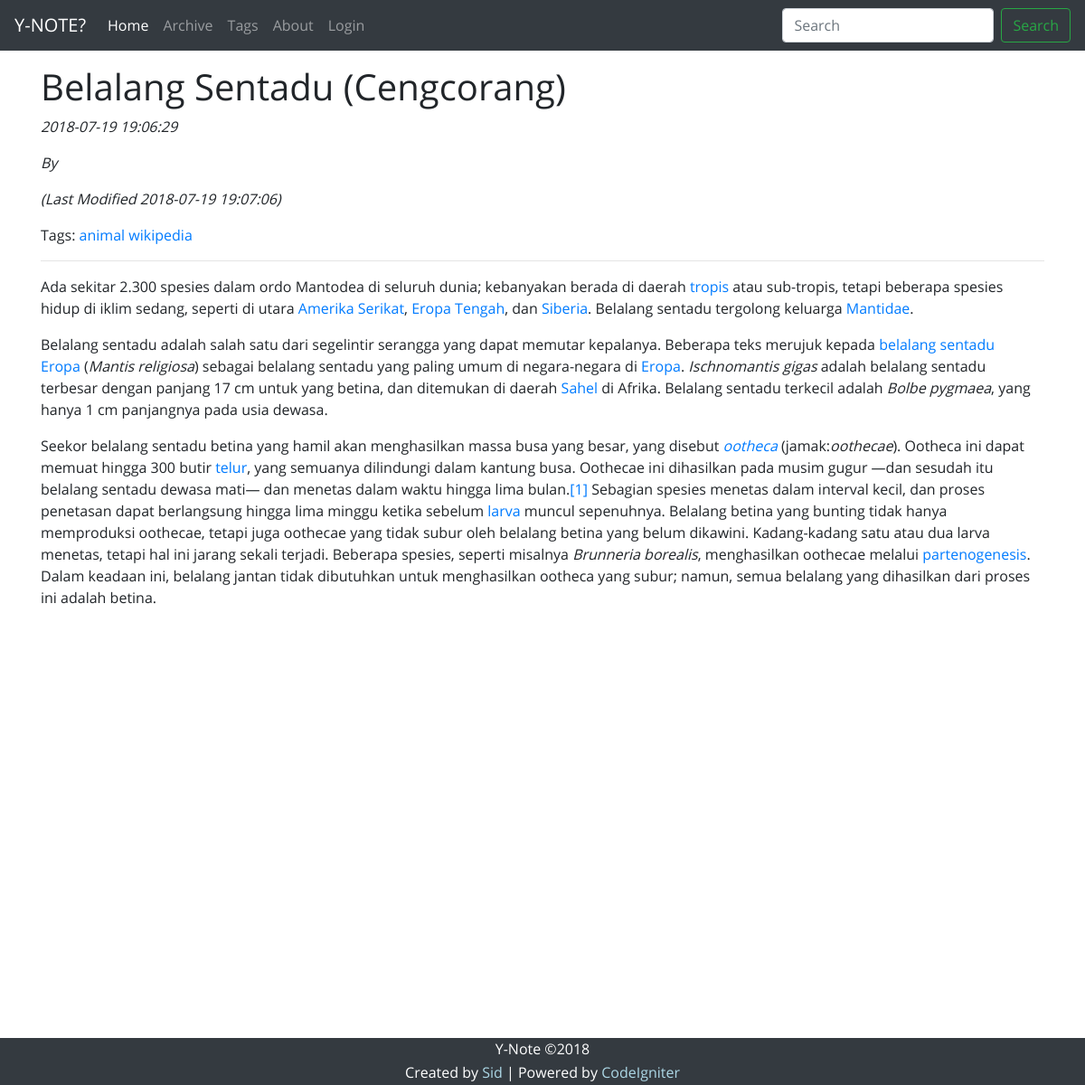
The app's page /index.php/read_post/14, older data.
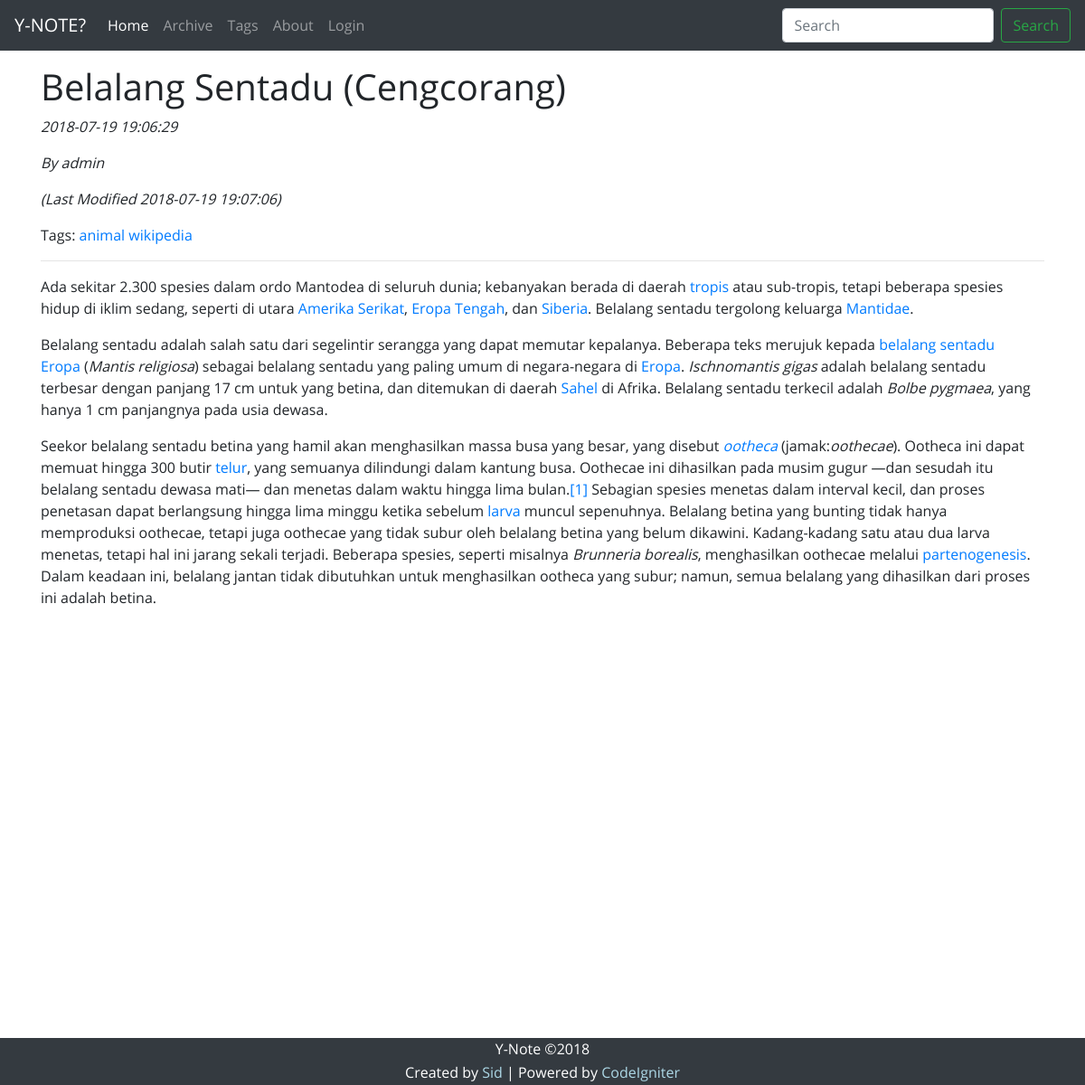
The same page, newer data.
### tables this page shows
CREATE TABLE `posts` (
  `id_post` int(11) NOT NULL AUTO_INCREMENT,
  `date_post` datetime DEFAULT NULL,
  `date_modified` datetime DEFAULT NULL,
  `title_post` varchar(255) DEFAULT NULL,
  `content` text,
  `author` varchar(50) DEFAULT NULL,
  PRIMARY KEY (`id_post`)
);

### application/controllers/Read_post.php (called while the page is built, shortened)
<?php
class Read_post extends CI_Controller {
    public function _remap($method, $args) {
        if (method_exists($this, $method)) {
            $this->$method($args);
        } else {
            $this->index($method, $args);
        }
    }
    public function index($id_post) {
        $posts = $this->Post_model;
        $full_post = $posts->get_single_post($id_post);
        $tags = $posts->get_tags_by_id($id_post);
        $permission_msg = $this->session->flashdata('permission');
        $modify_permission = $posts->post_permission($id_post);
        $this->load->view('header_view', array('style' => 'readpost.css', 'page_title' => $full_post['title_post']. " - YNOTE"));
        $this->load->view('navbar_view');
        $this->load->view('readpost_view', array('full_post' => $full_post, 'tags' => $tags, 'permission_msg' => $permission_msg, 'modify_permission' => $modify_permission));
        $this->load->view('tail_view');
    }
}

### index.php (called while the page is built, shortened)
<?php
require_once BASEPATH.'core/CodeIgniter.php';

### application/helpers/utility_helper.php (called while the page is built)
<?php
function assets_url() {
    return base_url().'assets/';
}

### application/models/Post_model.php (called while the page is built, shortened)
<?php
class Post_model extends CI_Model {
    public function get_single_post($id_post) {
        $this->db->where('id_post', $id_post);
        $query = $this->db->get('posts');
        return $query->row_array();
    }
    public function get_tags_by_id($id_post) {
        $this->db->select('tags.tag AS tag')
                 ->from('tags')
                 ->join('posts', 'posts.id_post = tags.id_post')
                 ->where('posts.id_post', $id_post);
        $query = $this->db->get();
        return $query->result_array();
    }
    public function post_permission($id_post) {
        $current_user = $this->session->userdata('username');
        $current_user_role = $this->User_model->get_user_role($current_user);
        $is_logged_in = $this->session->userdata('logged_in');
        $this->db->select('author')
                 ->where('id_post', $id_post);
        $query = $this->db->get('posts');
        $author = $query->row()->author;
        if ($is_logged_in && ($current_user == $author) || ($current_user_role == 'admin')) {
            return TRUE;
        } else {
            return FALSE;
        }
    }
}

### application/views/readpost_view.php (the view, shortened to what this page needs)
<h1><?php echo $full_post['title_post']; ?></h1>
<p><em><?php echo $full_post['date_post']; ?></em></p>
<p><em>By <?php echo $full_post['author']; ?></em></p>
<?php
if (!empty($full_post['date_modified'])) {
    echo "<p><em>(Last Modified ". $full_post['date_modified'] .")</em></p>";
}
?>
<p>Tags:
    <?php
    foreach($tags as $tag) {
        echo "<a href='".site_url("tags/by_tag/{$tag['tag']}")."'>".$tag['tag']." </a>";
    }
    ?>
</p>
<hr>
<?php
    echo $full_post['content'];

### application/views/header_view.php (shortened to what this page needs)
<!DOCTYPE html>
<head>
    <link rel="stylesheet" href="<?php echo assets_url(); ?>css/bootstrap.min.css">
    <link rel="stylesheet" href="<?php echo assets_url(); ?>css/OpenSans.css">
    <?php
        if(isset($style)) {
            echo "<link rel='stylesheet' href='".assets_url()."css/".$style."'>";
        } else {
            echo "<link rel='stylesheet' href='".assets_url()."css/index.css'>";
        }
    ?>
    <link rel="stylesheet" href="<?php echo assets_url(); ?>css/footer.css">
</head>
<body>
    <div class="container">

### application/views/navbar_view.php (shortened to what this page needs)
<nav class="navbar navbar-expand-md navbar-dark fixed-top bg-dark">
  <a class="navbar-brand" href="<?php echo site_url(); ?>">Y-NOTE?</a>
  <div class="collapse navbar-collapse" id="navbarCollapse">
    <ul class="navbar-nav mr-auto">
      <li class="nav-item active">
        <a class="nav-link" href="<?php echo site_url(); ?>">Home
        </a>
      </li>
      <li class="nav-item">
        <a class="nav-link" href="<?php echo site_url('archive'); ?>">Archive</a>
      </li>
      <li class="nav-item">
        <a class="nav-link" href="<?php echo site_url('tags'); ?>">Tags</a>
      </li>
      <li class="nav-item">
        <a class="nav-link" href="<?php echo site_url('about'); ?>">About</a>
      </li>
      <li class="nav-item">
        <?php
        if ($this->session->userdata('logged_in')) {
          echo "<a class='nav-link' href='" . site_url('logout') . "'>Logout</a>";
        } else {
          echo "<a class='nav-link' href='" . site_url('login') . "'>Login</a>";
        }
        ?>
      </li>
    </ul>
    <form class="form-inline mt-2 mt-md-0" action="<?php echo site_url('search'); ?>" method="get">
      <input class="form-control mr-sm-2" name="search" type="text" placeholder="Search" aria-label="Search">
      <button class="btn btn-outline-success my-2 my-sm-0" type="submit">Search</button>
    </form>
  </div>
</nav>

### application/views/tail_view.php (shortened to what this page needs)
</div>
<div class="footer">
    <p>Y-Note &copy;2018</p>
    <p>
        Created by <a href="https://github.com/heisid" target="_blank">Sid</a> |
        Powered by <a href="https://codeigniter.com/" target="_blank">CodeIgniter</a>
    </p>
</div>
</body>
</html>

### assets/css/footer.css (style rules this page uses)
.footer { position: fixed; left: 0; bottom: 0; width: 100%; background-color: #343a40; color: white; text-align: center; }
.footer p { margin-bottom: 2px; }
.footer p a { color: lightblue; }

### assets/css/index.css (style rules this page uses)
body { min-height: 75rem; padding-top: 4.5rem; padding-bottom: 4.5rem; margin-bottom: 0; font-family: 'Open Sans', Courier, monospace; }

Row changes from the older to the newer data that the page shows:
changed posts "Belalang Sentadu (Cengcorang)": author (not shown) → "admin"
